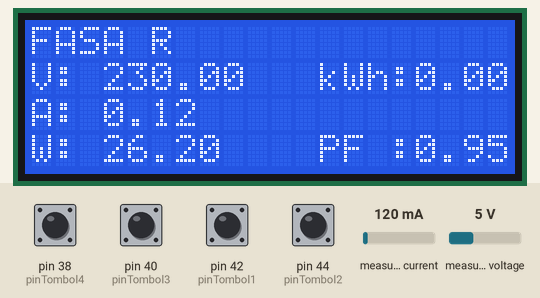
Recording of a sketch running on a simulated Arduino Mega 2560, built with avr-gcc and run on an emulated ATmega2560. Shown: 20×4 character LCD. The inputs (shaded band) are chosen by the test bench; at power-on: pin 38 (pinTombol4), pin 40 (pinTombol3), pin 42 (pinTombol1), pin 44 (pinTombol2) HIGH, measured current 120 mA, measured voltage 5 V. WiFi joins after 1.5 s; servers stay silent unless stated.

Above: at 6.3 s.
6.4 s: pin 38 (pinTombol4) pulled LOW for 1 s
At 8.6 s:
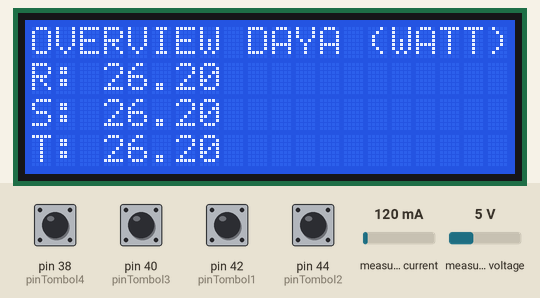
8.9 s: pin 40 (pinTombol3) pulled LOW for 0.15 s
At 9.3 s:
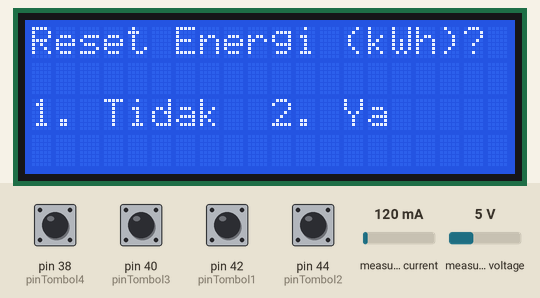
10.5 s: pin 44 (pinTombol2) pulled LOW for 0.15 s
At 11.2 s:
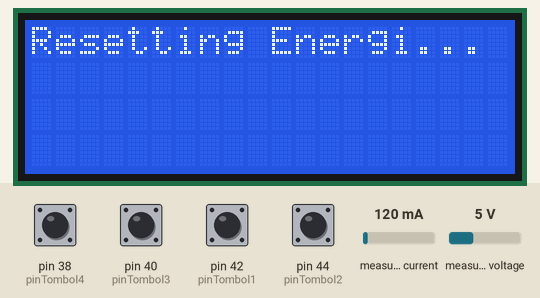
13.0 s: pin 42 (pinTombol1) pulled LOW for 0.15 s
At 14.2 s:
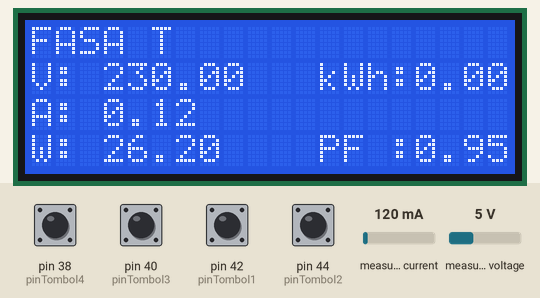
14.6 s: pin 42 (pinTombol1) pulled LOW for 1 s
At 15.02 s:
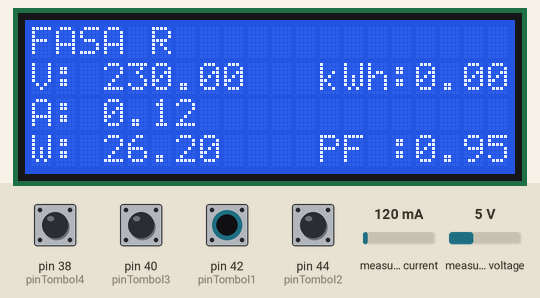
17.1 s: pin 38 (pinTombol4) pulled LOW for 1 s
At 17.52 s:
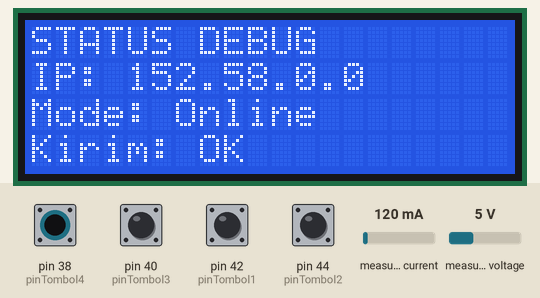
Timing chart, 0 to 20.1 s (numbered marks = the images above; inputs shaded):
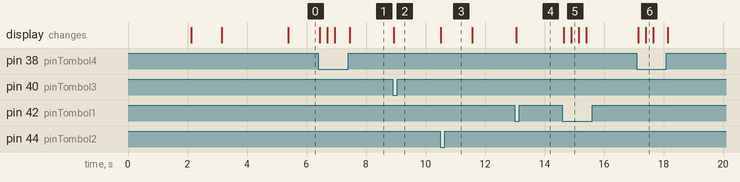

The sketch:

3_Phase_Monitoring.ino
```cpp
#include <SPI.h>
#include <Ethernet.h>
#include <Wire.h>
#include <LiquidCrystal_I2C.h>
#include <PZEM004Tv30.h>

// Inisialisasi Jaringan
byte mac[] = { 0xDE, 0xAD, 0xBE, 0xEF, 0xFE, 0xED };   // MAC address
IPAddress ipArduino(192, 168, 1, 177);                 // IP statis
IPAddress ipServer(192, 168, 1, 10);                   // IP Server
const int portServer = 80;                             // Port web server (biasanya 80)
String endpoint = "/api/simpan-data";                  // Route API di Laravel

// Inisialisasi LCD
const int LCD_COLS = 20;
const int LCD_ROWS = 4;
LiquidCrystal_I2C lcd(0x27, LCD_COLS, LCD_ROWS);

//Tombol
const int pinTombol1 = 42;
const int pinTombol2 = 44;
const int pinTombol3 = 40;
const int pinTombol4 = 38;

//Interval Pengiriman
const long intervalKirimData = 10000;  // Kirim data ke server setiap 10 detik
const long intervalBacaSensor = 2000; // Baca sensor setiap 2 detik

//Inisalisasi Sensor
PZEM004Tv30 pzem_r(&Serial1);
PZEM004Tv30 pzem_s(&Serial2);
PZEM004Tv30 pzem_t(&Serial3);

//Inisialisasi Ethernet
EthernetClient client;

// Variable simpan data sensor
float vr, ir, pr, er, fr, pfr;
float vs, is, ps, es, fs, pfs;
float vt, it, pt, et, ft, pft;
float v_rs, v_st, v_tr;

// Variabel untuk manajemen waktu non-blocking
unsigned long waktuKirimSebelumnya = 0;
unsigned long waktuBacaSebelumnya = 0;

// Variabel untuk manajemen tampilan LCD (State Machine)
enum Tampilan { TAMPILAN_R, TAMPILAN_S, TAMPILAN_T, TAMPILAN_OVERVIEW, TAMPILAN_DEBUG, MENU_RESET_CONFIRM };
Tampilan layarAktif = TAMPILAN_R;

// Variabel untuk status sistem
bool modeOffline = false;
String statusKirimTerakhir = "Menunggu";

void setup() {
  Serial.begin(9600);

  // Inisialisasi LCD
  lcd.init();
  lcd.backlight();
  lcd.setCursor(0, 0);
  lcd.print("Sistem Monitoring");
  lcd.setCursor(0, 1);
  lcd.print("3 Fasa - Skripsi");
  delay(2000);

  // Inisialisasi Tombol
  pinMode(pinTombol1, INPUT_PULLUP);
  pinMode(pinTombol2, INPUT_PULLUP);
  pinMode(pinTombol3, INPUT_PULLUP);
  pinMode(pinTombol4, INPUT_PULLUP);

  // Inisialisasi Ethernet
  lcd.clear();
  lcd.print("Mencari Alamat IP...");

  // beri waktu timeout 15 detik
  if (Ethernet.begin(mac, 15000) == 0) {
    Serial.println("Gagal dapat IP dari DHCP.");
    delay(2000);
    modeOffline = handleConnectionError();
  }

  delay(1000); // Beri waktu untuk koneksi

  // Logika penanganan error koneksi
  if (!modeOffline) {
    lcd.clear();
    lcd.print("Terhubung!");
    lcd.setCursor(0, 1);
    lcd.print("IP: ");
    lcd.print(Ethernet.localIP());
    delay(2000);
  } else {
    lcd.clear();
    lcd.print("MODE OFFLINE AKTIF");
  }
}

void loop() {
  // 1. Cek input keypad
  handleKeypad();

  // 2. Baca data sensor secara berkala
  if (millis() - waktuBacaSebelumnya >= intervalBacaSensor) {
    waktuBacaSebelumnya = millis();
    bacaSemuaSensor();
    updateLcdDisplay(); // Perbarui tampilan LCD setelah baca sensor
  }

  // 3. Kirim data ke server secara berkala (jika tidak mode offline)
  if (!modeOffline && (millis() - waktuKirimSebelumnya >= intervalKirimData)) {
    waktuKirimSebelumnya = millis();
    kirimDataKeServer();
  }
}

void handleKeypad() {
  char key = 0; // Variabel untuk menyimpan tombol yang ditekan

  // Baca setiap pin tombol. Jika LOW, berarti tombol itu sedang ditekan.
  if (digitalRead(pinTombol1) == LOW) key = '1';
  else if (digitalRead(pinTombol2) == LOW) key = '2';
  else if (digitalRead(pinTombol3) == LOW) key = '3';
  else if (digitalRead(pinTombol4) == LOW) key = '4';

  // Jika ada tombol yang terdeteksi (key tidak lagi 0)
  if (key) {
    // Logika navigasi dan menu (SAMA SEPERTI SEBELUMNYA)
    if (layarAktif == MENU_RESET_CONFIRM) {
      if (key == '1') { layarAktif = TAMPILAN_R; }
      else if (key == '2') {
        lcd.clear();
        lcd.print("Resetting Energi...");
        pzem_r.resetEnergy();
        pzem_s.resetEnergy();
        pzem_t.resetEnergy();
        delay(1000);
        layarAktif = TAMPILAN_R;
      }
    } else {
      switch (key) {
        case '1':
          if (layarAktif == TAMPILAN_R) layarAktif = TAMPILAN_T;
          else layarAktif = (Tampilan)(layarAktif - 1);
          break;
        case '2':
          if (layarAktif == TAMPILAN_T) layarAktif = TAMPILAN_R;
          else layarAktif = (Tampilan)(layarAktif + 1);
          break;
        case '3':
          layarAktif = MENU_RESET_CONFIRM;
          break;
        case '4':
          if (layarAktif == TAMPILAN_OVERVIEW) layarAktif = TAMPILAN_DEBUG;
          else if (layarAktif == TAMPILAN_DEBUG) layarAktif = TAMPILAN_R;
          else layarAktif = TAMPILAN_OVERVIEW;
          break;
      }
    }
    updateLcdDisplay(); // Perbarui tampilan setelah tombol ditekan
    delay(200);
  }
}

void updateLcdDisplay() {
  lcd.clear();
  switch (layarAktif) {
    case TAMPILAN_R:
      lcd.print("FASA R");
      lcd.setCursor(0, 1); lcd.print("V: "); lcd.print(vr, 2);
      lcd.setCursor(0, 2); lcd.print("A: "); lcd.print(ir, 2);
      lcd.setCursor(0, 3); lcd.print("W: "); lcd.print(pr, 2);
      lcd.setCursor(12, 1); lcd.print("kWh:"); lcd.print(er, 2);
      lcd.setCursor(12, 3); lcd.print("PF :"); lcd.print(pfr, 2);
      break;
    case TAMPILAN_S:
      lcd.print("FASA S");
      lcd.setCursor(0, 1); lcd.print("V: "); lcd.print(vs, 2);
      lcd.setCursor(0, 2); lcd.print("A: "); lcd.print(is, 2);
      lcd.setCursor(0, 3); lcd.print("W: "); lcd.print(ps, 2);
      lcd.setCursor(12, 1); lcd.print("kWh:"); lcd.print(es, 2);
      lcd.setCursor(12, 3); lcd.print("PF :"); lcd.print(pfs, 2);
      break;
    case TAMPILAN_T:
      lcd.print("FASA T");
      lcd.setCursor(0, 1); lcd.print("V: "); lcd.print(vt, 2);
      lcd.setCursor(0, 2); lcd.print("A: "); lcd.print(it, 2);
      lcd.setCursor(0, 3); lcd.print("W: "); lcd.print(pt, 2);
      lcd.setCursor(12, 1); lcd.print("kWh:"); lcd.print(et, 2);
      lcd.setCursor(12, 3); lcd.print("PF :"); lcd.print(pft, 2);
      break;
    case TAMPILAN_OVERVIEW:
      lcd.print("OVERVIEW DAYA (WATT)");
      lcd.setCursor(0, 1); lcd.print("R: "); lcd.print(pr, 2);
      lcd.setCursor(0, 2); lcd.print("S: "); lcd.print(ps, 2);
      lcd.setCursor(0, 3); lcd.print("T: "); lcd.print(pt, 2);
      break;
    case TAMPILAN_DEBUG:
      lcd.print("STATUS DEBUG");
      lcd.setCursor(0, 1); lcd.print("IP: "); lcd.print(Ethernet.localIP());
      lcd.setCursor(0, 2); lcd.print("Mode: "); lcd.print(modeOffline ? "Offline" : "Online");
      lcd.setCursor(0, 3); lcd.print("Kirim: "); lcd.print(statusKirimTerakhir);
      break;
    case MENU_RESET_CONFIRM:
      lcd.print("Reset Energi (kWh)?");
      lcd.setCursor(0, 2); lcd.print("1. Tidak");
      lcd.setCursor(10, 2); lcd.print("2. Ya");
      break;
  }
}

void bacaSemuaSensor() {
  // Baca semua nilai dari sensor
  vr = pzem_r.voltage(); ir = pzem_r.current(); pr = pzem_r.power(); er = pzem_r.energy(); fr = pzem_r.frequency(); pfr = pzem_r.pf();
  vs = pzem_s.voltage(); is = pzem_s.current(); ps = pzem_s.power(); es = pzem_s.energy(); fs = pzem_s.frequency(); pfs = pzem_s.pf();
  vt = pzem_t.voltage(); it = pzem_t.current(); pt = pzem_t.power(); et = pzem_t.energy(); ft = pzem_t.frequency(); pft = pzem_t.pf();

  // Hitung VLL
  v_rs = isnan(vr) || isnan(vs) ? 0.0 : sqrt(pow(vr, 2) + pow(vs, 2) + vr * vs);
  v_st = isnan(vs) || isnan(vt) ? 0.0 : sqrt(pow(vs, 2) + pow(vt, 2) + vs * vt);
  v_tr = isnan(vt) || isnan(vr) ? 0.0 : sqrt(pow(vt, 2) + pow(vr, 2) + vt * vr);
}

void kirimDataKeServer() {
  // Ganti nilai NaN (error) dengan 0 sebelum mengirim
  if(isnan(vr)) vr=0; if(isnan(ir)) ir=0; if(isnan(pr)) pr=0; if(isnan(er)) er=0; if(isnan(fr)) fr=0; if(isnan(pfr)) pfr=0;
  if(isnan(vs)) vs=0; if(isnan(is)) is=0; if(isnan(ps)) ps=0; if(isnan(es)) es=0; if(isnan(fs)) fs=0; if(isnan(pfs)) pfs=0;
  if(isnan(vt)) vt=0; if(isnan(it)) it=0; if(isnan(pt)) pt=0; if(isnan(et)) et=0; if(isnan(ft)) ft=0; if(isnan(pft)) pft=0;

  // Buat string payload
  String payload = endpoint + "?";
  payload += "tegangan_r=" + String(vr) + "&arus_r=" + String(ir) + "&daya_r=" + String(pr) + "&energi_r=" + String(er) + "&frekuensi_r=" + String(fr) + "&faktor_daya_r=" + String(pfr);
  payload += "&tegangan_s=" + String(vs) + "&arus_s=" + String(is) + "&daya_s=" + String(ps) + "&energi_s=" + String(es) + "&frekuensi_s=" + String(fs) + "&faktor_daya_s=" + String(pfs);
  payload += "&tegangan_t=" + String(vt) + "&arus_t=" + String(it) + "&daya_t=" + String(pt) + "&energi_t=" + String(et) + "&frekuensi_t=" + String(ft) + "&faktor_daya_t=" + String(pft);
  payload += "&voltage_rs=" + String(v_rs) + "&voltage_st=" + String(v_st) + "&voltage_tr=" + String(v_tr);

  if (client.connect(ipServer, portServer)) {
    client.println("GET " + payload + " HTTP/1.1");
    client.println("Host: " + String(ipServer[0]) + "." + String(ipServer[1]) + "." + String(ipServer[2]) + "." + String(ipServer[3]));
    client.println("Connection: close");
    client.println();
    client.stop();
    statusKirimTerakhir = "OK";
  } else {
    statusKirimTerakhir = "Gagal";
  }
}

bool handleConnectionError() {
  lcd.clear();
  lcd.print("Gagal terhubung!");
  lcd.setCursor(0, 2);
  lcd.print("1: OK (Offline)");
  lcd.setCursor(0, 3);
  lcd.print("2: Coba Lagi");

  while (true) {
    char key = 0;
    if (digitalRead(pinTombol1) == LOW) key = '1';
    else if (digitalRead(pinTombol2) == LOW) key = '2';

    if (key == '1') { // Pilih Mode Offline
      delay(200);
      return true;
    }
    if (key == '2') { // Pilih Coba Lagi
      delay(200);
      lcd.clear();
      lcd.print("Mencoba lagi...");
      Ethernet.begin(mac, ipArduino);
      delay(1000);
      if (Ethernet.linkStatus() != LinkOFF && Ethernet.localIP() != IPAddress(0,0,0,0)) {
        lcd.clear();
        lcd.print("Berhasil terhubung!");
        delay(2000);
        return false; // Berhasil, tidak jadi mode offline
      } else {
        // Jika masih gagal, tampilkan menu lagi
        lcd.clear();
        lcd.print("Masih gagal!");
        lcd.setCursor(0, 2);
        lcd.print("1: OK (Offline)");
        lcd.setCursor(0, 3);
        lcd.print("2: Coba Lagi");
      }
    }
  }
}
```

Measured:
- after the input at 6.4 s, the display: changes after 0.05 s (image 1)
- after the input at 8.9 s, the display: changes at once (image 2)
- after the input at 10.5 s, the display: changes at once (image 3)
- after the input at 13.0 s, the display: changes after 0.05 s (image 4)
- after the input at 14.6 s, the display: first changes after 0.05 s (image 5 shows a later state)
- after the input at 17.1 s, the display: first changes after 0.05 s (image 6 shows a later state)
